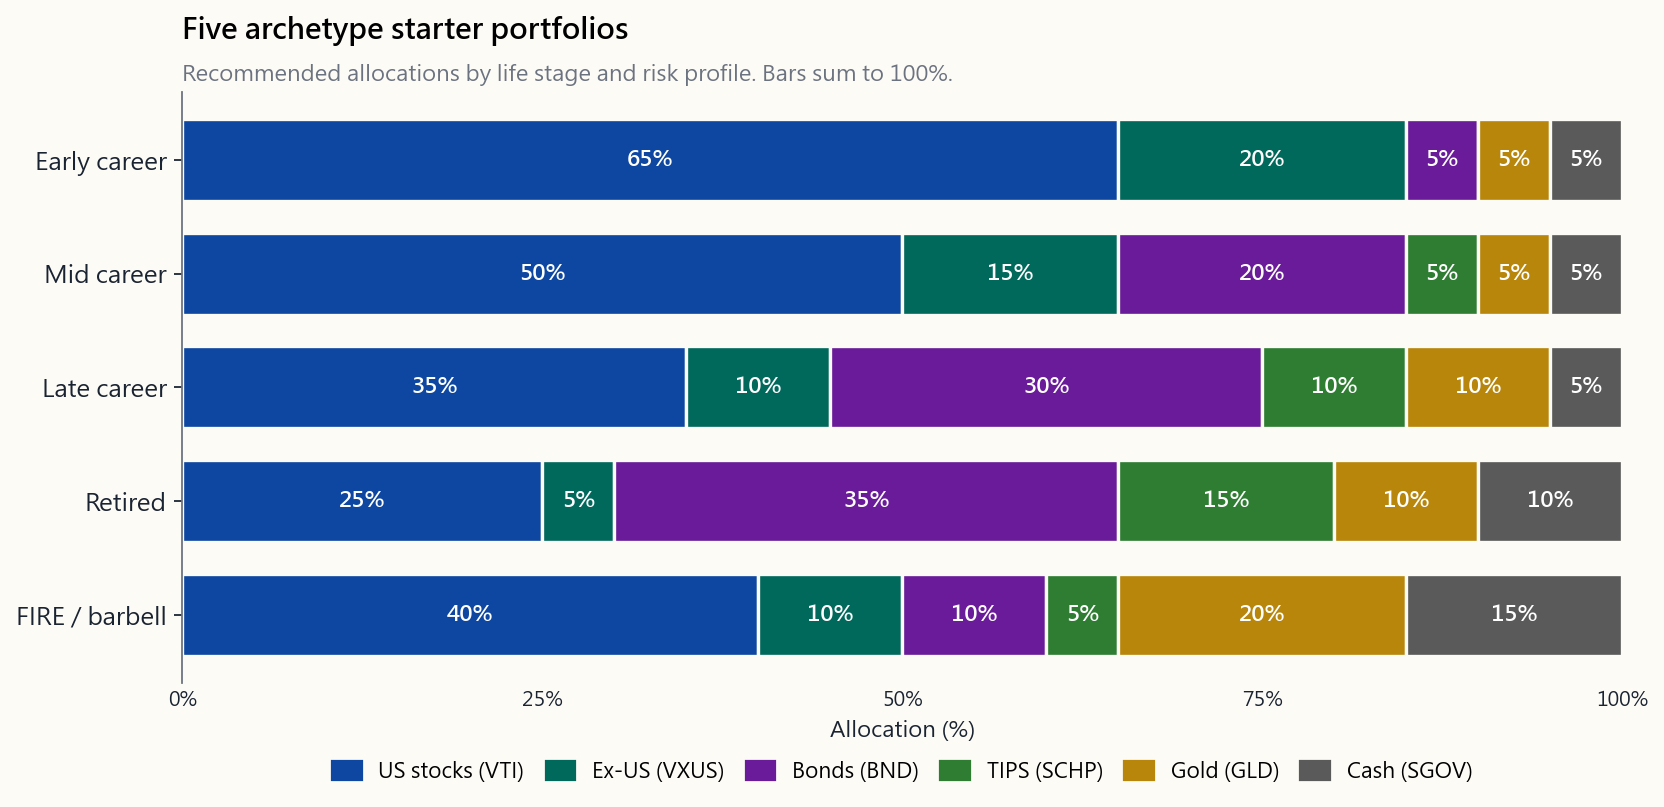

This figure's Python source:
"""Week 12, §2.3 — Stacked horizontal bar chart of five archetype portfolios.

Each row is one archetype (early career through retired plus a FIRE /
barbell-curious row). The bar is segmented by US stocks, ex-US stocks,
intermediate bonds, TIPS, gold, and cash. Site palette colours.

Run:
    uv run python course/image/week12_archetype_allocations.py
"""

from __future__ import annotations

import sys
from pathlib import Path

import matplotlib.pyplot as plt
import numpy as np

sys.path.insert(0, str(Path(__file__).resolve().parents[1]))

from scripts.chart_helpers import (  # noqa: E402
    PALETTE_LIGHT,
    render_for_all_locales,
    style_axes,
)

OUT_DIR = Path(__file__).parent
BASE = "week12_archetype_allocations"

# Allocation table (US, exUS, bonds, TIPS, gold, cash) - decimals summing to 1.0
ARCHETYPES = [
    ("early",   [0.65, 0.20, 0.05, 0.00, 0.05, 0.05]),
    ("mid",     [0.50, 0.15, 0.20, 0.05, 0.05, 0.05]),
    ("late",    [0.35, 0.10, 0.30, 0.10, 0.10, 0.05]),
    ("retired", [0.25, 0.05, 0.35, 0.15, 0.10, 0.10]),
    ("fire",    [0.40, 0.10, 0.10, 0.05, 0.20, 0.15]),
]

LANG_STRINGS = {
    "en": {
        "title":    "Five archetype starter portfolios",
        "subtitle": "Recommended allocations by life stage and risk profile. Bars sum to 100%.",
        "xlabel":   "Allocation (%)",
        "early":    "Early career",
        "mid":      "Mid career",
        "late":     "Late career",
        "retired":  "Retired",
        "fire":     "FIRE / barbell",
        "us":       "US stocks (VTI)",
        "exus":     "Ex-US (VXUS)",
        "bonds":    "Bonds (BND)",
        "tips":     "TIPS (SCHP)",
        "gold":     "Gold (GLD)",
        "cash":     "Cash (SGOV)",
    },
    "hk": {
        "title":    "五個入門起點組合",
        "subtitle": "依人生階段與風險偏好的建議配置;每行合計 100%。",
        "xlabel":   "配置比例 (%)",
        "early":    "職涯早期",
        "mid":      "職涯中期",
        "late":     "職涯後期",
        "retired":  "退休後",
        "fire":     "FIRE / 槓鈴",
        "us":       "美股 (VTI)",
        "exus":     "美國以外 (VXUS)",
        "bonds":    "債券 (BND)",
        "tips":     "通脹掛鈎債 (SCHP)",
        "gold":     "黃金 (GLD)",
        "cash":     "現金 (SGOV)",
    },
    "tw": {
        "title":    "五個入門起點組合",
        "subtitle": "依人生階段與風險偏好的建議配置;每列合計 100%。",
        "xlabel":   "配置比例 (%)",
        "early":    "職涯早期",
        "mid":      "職涯中期",
        "late":     "職涯後期",
        "retired":  "退休後",
        "fire":     "FIRE / 槓鈴",
        "us":       "美股 (VTI)",
        "exus":     "美國以外 (VXUS)",
        "bonds":    "債券 (BND)",
        "tips":     "通膨連動債 (SCHP)",
        "gold":     "黃金 (GLD)",
        "cash":     "現金 (SGOV)",
    },
    "cn": {
        "title":    "五个入门起点组合",
        "subtitle": "按人生阶段与风险偏好的建议配置;每行合计 100%。",
        "xlabel":   "配置比例 (%)",
        "early":    "职涯早期",
        "mid":      "职涯中期",
        "late":     "职涯后期",
        "retired":  "退休后",
        "fire":     "FIRE / 杠铃",
        "us":       "美股 (VTI)",
        "exus":     "美国以外 (VXUS)",
        "bonds":    "债券 (BND)",
        "tips":     "通胀挂钩债 (SCHP)",
        "gold":     "黄金 (GLD)",
        "cash":     "现金 (SGOV)",
    },
}


def build_fig(s):
    p = PALETTE_LIGHT
    sleeve_keys   = ["us", "exus", "bonds", "tips", "gold", "cash"]
    sleeve_colors = [p["blue"], p["teal"], p["purple"], p["green"],
                     p["accent"], p["grey"]]

    fig, ax = plt.subplots(figsize=(10.5, 5.4))
    style_axes(ax, p)

    rows = list(reversed(ARCHETYPES))   # plot top-to-bottom
    y_positions = np.arange(len(rows))
    y_labels    = [s[k] for k, _ in rows]

    for i, (_, weights) in enumerate(rows):
        left = 0.0
        for j, w in enumerate(weights):
            pct = w * 100
            ax.barh(i, pct, left=left, color=sleeve_colors[j],
                    edgecolor=p["bg"], linewidth=1.5, height=0.72)
            if pct >= 4.5:
                ax.text(left + pct / 2, i, f"{int(round(pct))}%",
                        ha="center", va="center", color="#ffffff",
                        fontsize=10, fontweight="bold")
            left += pct

    ax.set_yticks(y_positions)
    ax.set_yticklabels(y_labels, fontsize=11)
    ax.set_xlim(0, 100)
    ax.set_xticks([0, 25, 50, 75, 100])
    ax.set_xticklabels(["0%", "25%", "50%", "75%", "100%"])
    ax.set_xlabel(s["xlabel"])
    ax.set_title(s["title"], fontsize=13, fontweight="bold", loc="left", pad=24)
    ax.text(0, 1.02, s["subtitle"], transform=ax.transAxes,
            fontsize=10, color=p["muted"])
    ax.grid(False)
    ax.spines["bottom"].set_visible(False)
    ax.tick_params(axis="x", length=0)

    # Legend below
    handles = [plt.Rectangle((0, 0), 1, 1, color=c) for c in sleeve_colors]
    labels  = [s[k] for k in sleeve_keys]
    ax.legend(handles, labels, loc="upper center",
              bbox_to_anchor=(0.5, -0.10), ncol=6, frameon=False,
              fontsize=9.5, handlelength=1.4, handleheight=1.0,
              columnspacing=1.0)

    fig.tight_layout(rect=[0, 0.04, 1, 1])
    return fig


if __name__ == "__main__":
    paths = render_for_all_locales(BASE, OUT_DIR, build_fig, LANG_STRINGS)
    for pth in paths:
        print(f"wrote {pth}")
